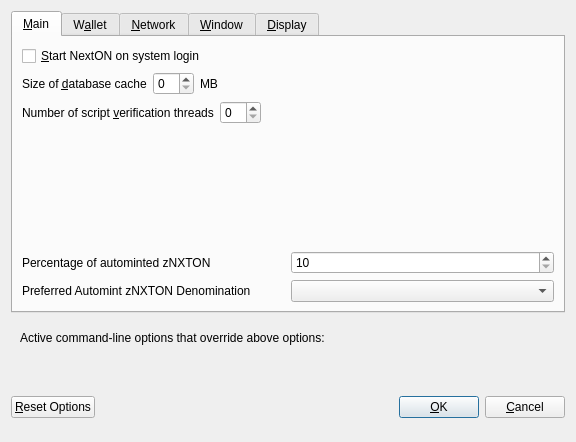
<?xml version="1.0" encoding="UTF-8"?>
<ui version="4.0">
 <class>OptionsDialog</class>
 <widget class="QDialog" name="OptionsDialog">
  <property name="geometry">
   <rect>
    <x>0</x>
    <y>0</y>
    <width>576</width>
    <height>442</height>
   </rect>
  </property>
  <property name="windowTitle">
   <string>Options</string>
  </property>
  <property name="modal">
   <bool>true</bool>
  </property>
  <layout class="QVBoxLayout" name="verticalLayout">
   <item>
    <widget class="QTabWidget" name="tabWidget">
     <property name="currentIndex">
      <number>0</number>
     </property>
     <widget class="QWidget" name="tabMain">
      <attribute name="title">
       <string>&amp;Main</string>
      </attribute>
      <layout class="QVBoxLayout" name="verticalLayout_Main">
       <item>
        <widget class="QCheckBox" name="bitcoinAtStartup">
         <property name="toolTip">
          <string>Automatically start NextON after logging in to the system.</string>
         </property>
         <property name="text">
          <string>&amp;Start NextON on system login</string>
         </property>
        </widget>
       </item>
       <item>
        <layout class="QHBoxLayout" name="horizontalLayout_2_Main">
         <item>
          <widget class="QLabel" name="databaseCacheLabel">
           <property name="text">
            <string>Size of &amp;database cache</string>
           </property>
           <property name="textFormat">
            <enum>Qt::PlainText</enum>
           </property>
           <property name="buddy">
            <cstring>databaseCache</cstring>
           </property>
          </widget>
         </item>
         <item>
          <widget class="QSpinBox" name="databaseCache"/>
         </item>
         <item>
          <widget class="QLabel" name="databaseCacheUnitLabel">
           <property name="text">
            <string>MB</string>
           </property>
           <property name="textFormat">
            <enum>Qt::PlainText</enum>
           </property>
          </widget>
         </item>
         <item>
          <spacer name="horizontalSpacer_2_Main">
           <property name="orientation">
            <enum>Qt::Horizontal</enum>
           </property>
           <property name="sizeHint" stdset="0">
            <size>
             <width>40</width>
             <height>20</height>
            </size>
           </property>
          </spacer>
         </item>
        </layout>
       </item>
       <item>
        <layout class="QHBoxLayout" name="horizontalLayout_3_Main">
         <item>
          <widget class="QLabel" name="threadsScriptVerifLabel">
           <property name="text">
            <string>Number of script &amp;verification threads</string>
           </property>
           <property name="textFormat">
            <enum>Qt::PlainText</enum>
           </property>
           <property name="buddy">
            <cstring>threadsScriptVerif</cstring>
           </property>
          </widget>
         </item>
         <item>
          <widget class="QSpinBox" name="threadsScriptVerif">
           <property name="toolTip">
            <string>(0 = auto, &lt;0 = leave that many cores free)</string>
           </property>
          </widget>
         </item>
         <item>
          <spacer name="horizontalSpacer_3_Main">
           <property name="orientation">
            <enum>Qt::Horizontal</enum>
           </property>
           <property name="sizeHint" stdset="0">
            <size>
             <width>40</width>
             <height>20</height>
            </size>
           </property>
          </spacer>
         </item>
        </layout>
       </item>
       <item>
        <spacer name="verticalSpacer_2">
         <property name="orientation">
          <enum>Qt::Vertical</enum>
         </property>
         <property name="sizeHint" stdset="0">
          <size>
           <width>20</width>
           <height>40</height>
          </size>
         </property>
        </spacer>
       </item>
       <item>
        <layout class="QHBoxLayout" name="horizontalLayout_3">
         <item>
          <widget class="QLabel" name="percentage_label">
           <property name="toolTip">
            <string>Percentage of incoming NextON which get automatically converted to zNXTON via Zerocoin Protocol (min: 10%)</string>
           </property>
           <property name="text">
            <string>Percentage of autominted zNXTON</string>
           </property>
          </widget>
         </item>
         <item>
          <widget class="QSpinBox" name="zeromintPercentage">
           <property name="minimum">
            <number>10</number>
           </property>
           <property name="maximum">
            <number>100</number>
           </property>
          </widget>
         </item>
        </layout>
       </item>
       <item>
        <layout class="QHBoxLayout" name="horizontalLayout" stretch="0,0">
         <property name="sizeConstraint">
          <enum>QLayout::SetFixedSize</enum>
         </property>
         <item>
          <widget class="QLabel" name="labelPreferredDenom">
           <property name="maximumSize">
            <size>
             <width>16777215</width>
             <height>16777215</height>
            </size>
           </property>
           <property name="toolTip">
            <string>Wait with automatic conversion to Zerocoin until enough NextON for this denomination is available</string>
           </property>
           <property name="text">
            <string>Preferred Automint zNXTON Denomination</string>
           </property>
          </widget>
         </item>
         <item>
          <widget class="QComboBox" name="preferredDenom">
           <property name="maximumSize">
            <size>
             <width>16777215</width>
             <height>27</height>
            </size>
           </property>
           <property name="toolTip">
            <string>Wait with automatic conversion to Zerocoin until enough NextON for this denomination is available</string>
           </property>
           <property name="maxVisibleItems">
            <number>9</number>
           </property>
           <property name="maxCount">
            <number>9</number>
           </property>
          </widget>
         </item>
        </layout>
       </item>
      </layout>
     </widget>
     <widget class="QWidget" name="tabWallet">
      <attribute name="title">
       <string>W&amp;allet</string>
      </attribute>
      <layout class="QVBoxLayout" name="verticalLayout_Wallet">
       <item>
        <widget class="QGroupBox" name="groupBox">
         <property name="title">
          <string>Expert</string>
         </property>
         <layout class="QVBoxLayout" name="verticalLayout_2">
          <item>
           <widget class="QCheckBox" name="coinControlFeatures">
            <property name="toolTip">
             <string>Whether to show coin control features or not.</string>
            </property>
            <property name="text">
             <string>Enable coin &amp;control features</string>
            </property>
           </widget>
          </item>
          <item>
           <widget class="QCheckBox" name="showMasternodesTab">
            <property name="toolTip">
             <string>Show additional tab listing all your masternodes in first sub-tab&lt;br/&gt;and all masternodes on the network in second sub-tab.</string>
            </property>
            <property name="text">
             <string>Show Masternodes Tab</string>
            </property>
           </widget>
          </item>
          <item>
           <widget class="QCheckBox" name="spendZeroConfChange">
            <property name="toolTip">
             <string>If you disable the spending of unconfirmed change, the change from a transaction&lt;br/&gt;cannot be used until that transaction has at least one confirmation.&lt;br/&gt;This also affects how your balance is computed.</string>
            </property>
            <property name="text">
             <string>&amp;Spend unconfirmed change</string>
            </property>
           </widget>
          </item>
         </layout>
        </widget>
       </item>
       <item>
        <spacer name="verticalSpacer_Wallet">
         <property name="orientation">
          <enum>Qt::Vertical</enum>
         </property>
         <property name="sizeHint" stdset="0">
          <size>
           <width>20</width>
           <height>40</height>
          </size>
         </property>
        </spacer>
       </item>
      </layout>
     </widget>
     <widget class="QWidget" name="tabNetwork">
      <attribute name="title">
       <string>&amp;Network</string>
      </attribute>
      <layout class="QVBoxLayout" name="verticalLayout_Network">
       <item>
        <widget class="QCheckBox" name="mapPortUpnp">
         <property name="toolTip">
          <string>Automatically open the NextON client port on the router. This only works when your router supports UPnP and it is enabled.</string>
         </property>
         <property name="text">
          <string>Map port using &amp;UPnP</string>
         </property>
        </widget>
       </item>
       <item>
        <widget class="QCheckBox" name="allowIncoming">
         <property name="toolTip">
          <string>Accept connections from outside</string>
         </property>
         <property name="text">
          <string>Allow incoming connections</string>
         </property>
        </widget>
       </item>
       <item>
        <widget class="QCheckBox" name="connectSocks">
         <property name="toolTip">
          <string>Connect to the NextON network through a SOCKS5 proxy.</string>
         </property>
         <property name="text">
          <string>&amp;Connect through SOCKS5 proxy (default proxy):</string>
         </property>
        </widget>
       </item>
       <item>
        <layout class="QHBoxLayout" name="horizontalLayout_1_Network">
         <item>
          <widget class="QLabel" name="proxyIpLabel">
           <property name="text">
            <string>Proxy &amp;IP:</string>
           </property>
           <property name="textFormat">
            <enum>Qt::PlainText</enum>
           </property>
           <property name="buddy">
            <cstring>proxyIp</cstring>
           </property>
          </widget>
         </item>
         <item>
          <widget class="QValidatedLineEdit" name="proxyIp">
           <property name="minimumSize">
            <size>
             <width>140</width>
             <height>0</height>
            </size>
           </property>
           <property name="maximumSize">
            <size>
             <width>140</width>
             <height>16777215</height>
            </size>
           </property>
           <property name="toolTip">
            <string>IP address of the proxy (e.g. IPv4: 127.0.0.1 / IPv6: ::1)</string>
           </property>
          </widget>
         </item>
         <item>
          <widget class="QLabel" name="proxyPortLabel">
           <property name="text">
            <string>&amp;Port:</string>
           </property>
           <property name="textFormat">
            <enum>Qt::PlainText</enum>
           </property>
           <property name="buddy">
            <cstring>proxyPort</cstring>
           </property>
          </widget>
         </item>
         <item>
          <widget class="QLineEdit" name="proxyPort">
           <property name="minimumSize">
            <size>
             <width>55</width>
             <height>0</height>
            </size>
           </property>
           <property name="maximumSize">
            <size>
             <width>55</width>
             <height>16777215</height>
            </size>
           </property>
           <property name="toolTip">
            <string>Port of the proxy (e.g. 9050)</string>
           </property>
          </widget>
         </item>
         <item>
          <spacer name="horizontalSpacer_1_Network">
           <property name="orientation">
            <enum>Qt::Horizontal</enum>
           </property>
           <property name="sizeHint" stdset="0">
            <size>
             <width>40</width>
             <height>20</height>
            </size>
           </property>
          </spacer>
         </item>
        </layout>
       </item>
       <item>
        <spacer name="verticalSpacer_Network">
         <property name="orientation">
          <enum>Qt::Vertical</enum>
         </property>
         <property name="sizeHint" stdset="0">
          <size>
           <width>20</width>
           <height>40</height>
          </size>
         </property>
        </spacer>
       </item>
      </layout>
     </widget>
     <widget class="QWidget" name="tabWindow">
      <attribute name="title">
       <string>&amp;Window</string>
      </attribute>
      <layout class="QVBoxLayout" name="verticalLayout_Window">
       <item>
        <widget class="QCheckBox" name="minimizeToTray">
         <property name="toolTip">
          <string>Show only a tray icon after minimizing the window.</string>
         </property>
         <property name="text">
          <string>&amp;Minimize to the tray instead of the taskbar</string>
         </property>
        </widget>
       </item>
       <item>
        <widget class="QCheckBox" name="minimizeOnClose">
         <property name="toolTip">
          <string>Minimize instead of exit the application when the window is closed. When this option is enabled, the application will be closed only after selecting Quit in the menu.</string>
         </property>
         <property name="text">
          <string>M&amp;inimize on close</string>
         </property>
        </widget>
       </item>
       <item>
        <spacer name="verticalSpacer_Window">
         <property name="orientation">
          <enum>Qt::Vertical</enum>
         </property>
         <property name="sizeHint" stdset="0">
          <size>
           <width>20</width>
           <height>40</height>
          </size>
         </property>
        </spacer>
       </item>
      </layout>
     </widget>
     <widget class="QWidget" name="tabDisplay">
      <attribute name="title">
       <string>&amp;Display</string>
      </attribute>
      <layout class="QVBoxLayout" name="verticalLayout_Display">
       <item>
        <layout class="QHBoxLayout" name="horizontalLayout_1_Display">
         <item>
          <widget class="QLabel" name="langLabel">
           <property name="text">
            <string>User Interface &amp;language:</string>
           </property>
           <property name="textFormat">
            <enum>Qt::PlainText</enum>
           </property>
           <property name="buddy">
            <cstring>lang</cstring>
           </property>
          </widget>
         </item>
         <item>
          <widget class="QValueComboBox" name="lang">
           <property name="toolTip">
            <string>The user interface language can be set here. This setting will take effect after restarting NextON.</string>
           </property>
          </widget>
         </item>
        </layout>
       </item>
       <item>
        <widget class="QLabel" name="label_3">
         <property name="toolTip">
          <string notr="true"/>
         </property>
         <property name="statusTip">
          <string notr="true"/>
         </property>
         <property name="whatsThis">
          <string notr="true"/>
         </property>
         <property name="accessibleName">
          <string notr="true"/>
         </property>
         <property name="text">
          <string>Language missing or translation incomplete? Help contributing translations here:
https://www.transifex.com/nxton-project/nxton-project-translations</string>
         </property>
         <property name="wordWrap">
          <bool>true</bool>
         </property>
         <property name="openExternalLinks">
          <bool>true</bool>
         </property>
         <property name="textInteractionFlags">
          <set>Qt::TextBrowserInteraction</set>
         </property>
        </widget>
       </item>
       <item>
        <layout class="QHBoxLayout" name="horizontalLayout_4_Display" stretch="0,0">
         <item>
          <widget class="QLabel" name="themeLabel">
           <property name="text">
            <string>User Interface Theme:</string>
           </property>
          </widget>
         </item>
         <item>
          <widget class="QValueComboBox" name="theme"/>
         </item>
        </layout>
       </item>
       <item>
        <widget class="Line" name="line">
         <property name="orientation">
          <enum>Qt::Horizontal</enum>
         </property>
        </widget>
       </item>
       <item>
        <layout class="QHBoxLayout" name="horizontalLayout_2_Display">
         <item>
          <widget class="QLabel" name="unitLabel">
           <property name="text">
            <string>&amp;Unit to show amounts in:</string>
           </property>
           <property name="textFormat">
            <enum>Qt::PlainText</enum>
           </property>
           <property name="buddy">
            <cstring>unit</cstring>
           </property>
          </widget>
         </item>
         <item>
          <widget class="QValueComboBox" name="unit">
           <property name="toolTip">
            <string>Choose the default subdivision unit to show in the interface and when sending coins.</string>
           </property>
          </widget>
         </item>
        </layout>
       </item>
       <item>
        <layout class="QHBoxLayout" name="horizontalLayout_5_Display">
         <item>
          <widget class="QLabel" name="digitsLabel">
           <property name="text">
            <string>Decimal digits</string>
           </property>
          </widget>
         </item>
         <item>
          <widget class="QValueComboBox" name="digits"/>
         </item>
        </layout>
       </item>
       <item>
        <layout class="QHBoxLayout" name="horizontalLayout_3_Display">
         <item>
          <widget class="QLabel" name="thirdPartyTxUrlsLabel">
           <property name="toolTip">
            <string>Third party URLs (e.g. a block explorer) that appear in the transactions tab as context menu items. %s in the URL is replaced by transaction hash. Multiple URLs are separated by vertical bar |.</string>
           </property>
           <property name="text">
            <string>Third party transaction URLs</string>
           </property>
           <property name="buddy">
            <cstring>thirdPartyTxUrls</cstring>
           </property>
          </widget>
         </item>
         <item>
          <widget class="QLineEdit" name="thirdPartyTxUrls">
           <property name="toolTip">
            <string>Third party URLs (e.g. a block explorer) that appear in the transactions tab as context menu items. %s in the URL is replaced by transaction hash. Multiple URLs are separated by vertical bar |.</string>
           </property>
          </widget>
         </item>
        </layout>
       </item>
       <item>
        <spacer name="verticalSpacer">
         <property name="orientation">
          <enum>Qt::Vertical</enum>
         </property>
         <property name="sizeHint" stdset="0">
          <size>
           <width>20</width>
           <height>40</height>
          </size>
         </property>
        </spacer>
       </item>
      </layout>
     </widget>
    </widget>
   </item>
   <item>
    <widget class="QFrame" name="frame">
     <layout class="QVBoxLayout" name="verticalLayout_Bottom">
      <item>
       <layout class="QHBoxLayout" name="horizontalLayout_Bottom">
        <item>
         <widget class="QLabel" name="overriddenByCommandLineInfoLabel">
          <property name="text">
           <string>Active command-line options that override above options:</string>
          </property>
          <property name="textFormat">
           <enum>Qt::PlainText</enum>
          </property>
         </widget>
        </item>
        <item>
         <spacer name="horizontalSpacer_Bottom">
          <property name="orientation">
           <enum>Qt::Horizontal</enum>
          </property>
          <property name="sizeHint" stdset="0">
           <size>
            <width>40</width>
            <height>20</height>
           </size>
          </property>
         </spacer>
        </item>
       </layout>
      </item>
      <item>
       <widget class="QLabel" name="overriddenByCommandLineLabel">
        <property name="text">
         <string/>
        </property>
        <property name="textFormat">
         <enum>Qt::PlainText</enum>
        </property>
        <property name="wordWrap">
         <bool>true</bool>
        </property>
       </widget>
      </item>
     </layout>
    </widget>
   </item>
   <item>
    <layout class="QHBoxLayout" name="horizontalLayout_Buttons">
     <item>
      <widget class="QPushButton" name="resetButton">
       <property name="toolTip">
        <string>Reset all client options to default.</string>
       </property>
       <property name="text">
        <string>&amp;Reset Options</string>
       </property>
       <property name="autoDefault">
        <bool>false</bool>
       </property>
      </widget>
     </item>
     <item>
      <spacer name="horizontalSpacer_1">
       <property name="orientation">
        <enum>Qt::Horizontal</enum>
       </property>
       <property name="sizeHint" stdset="0">
        <size>
         <width>40</width>
         <height>48</height>
        </size>
       </property>
      </spacer>
     </item>
     <item>
      <widget class="QLabel" name="statusLabel">
       <property name="minimumSize">
        <size>
         <width>200</width>
         <height>0</height>
        </size>
       </property>
       <property name="font">
        <font>
         <weight>75</weight>
         <bold>true</bold>
        </font>
       </property>
       <property name="text">
        <string/>
       </property>
       <property name="textFormat">
        <enum>Qt::PlainText</enum>
       </property>
       <property name="wordWrap">
        <bool>true</bool>
       </property>
      </widget>
     </item>
     <item>
      <spacer name="horizontalSpacer_2">
       <property name="orientation">
        <enum>Qt::Horizontal</enum>
       </property>
       <property name="sizeHint" stdset="0">
        <size>
         <width>40</width>
         <height>48</height>
        </size>
       </property>
      </spacer>
     </item>
     <item>
      <widget class="QPushButton" name="okButton">
       <property name="text">
        <string>&amp;OK</string>
       </property>
       <property name="autoDefault">
        <bool>false</bool>
       </property>
       <property name="default">
        <bool>true</bool>
       </property>
      </widget>
     </item>
     <item>
      <widget class="QPushButton" name="cancelButton">
       <property name="text">
        <string>&amp;Cancel</string>
       </property>
       <property name="autoDefault">
        <bool>false</bool>
       </property>
      </widget>
     </item>
    </layout>
   </item>
  </layout>
 </widget>
 <customwidgets>
  <customwidget>
   <class>QValidatedLineEdit</class>
   <extends>QLineEdit</extends>
   <header>qvalidatedlineedit.h</header>
  </customwidget>
  <customwidget>
   <class>QValueComboBox</class>
   <extends>QComboBox</extends>
   <header>qvaluecombobox.h</header>
  </customwidget>
 </customwidgets>
 <resources/>
 <connections/>
</ui>
